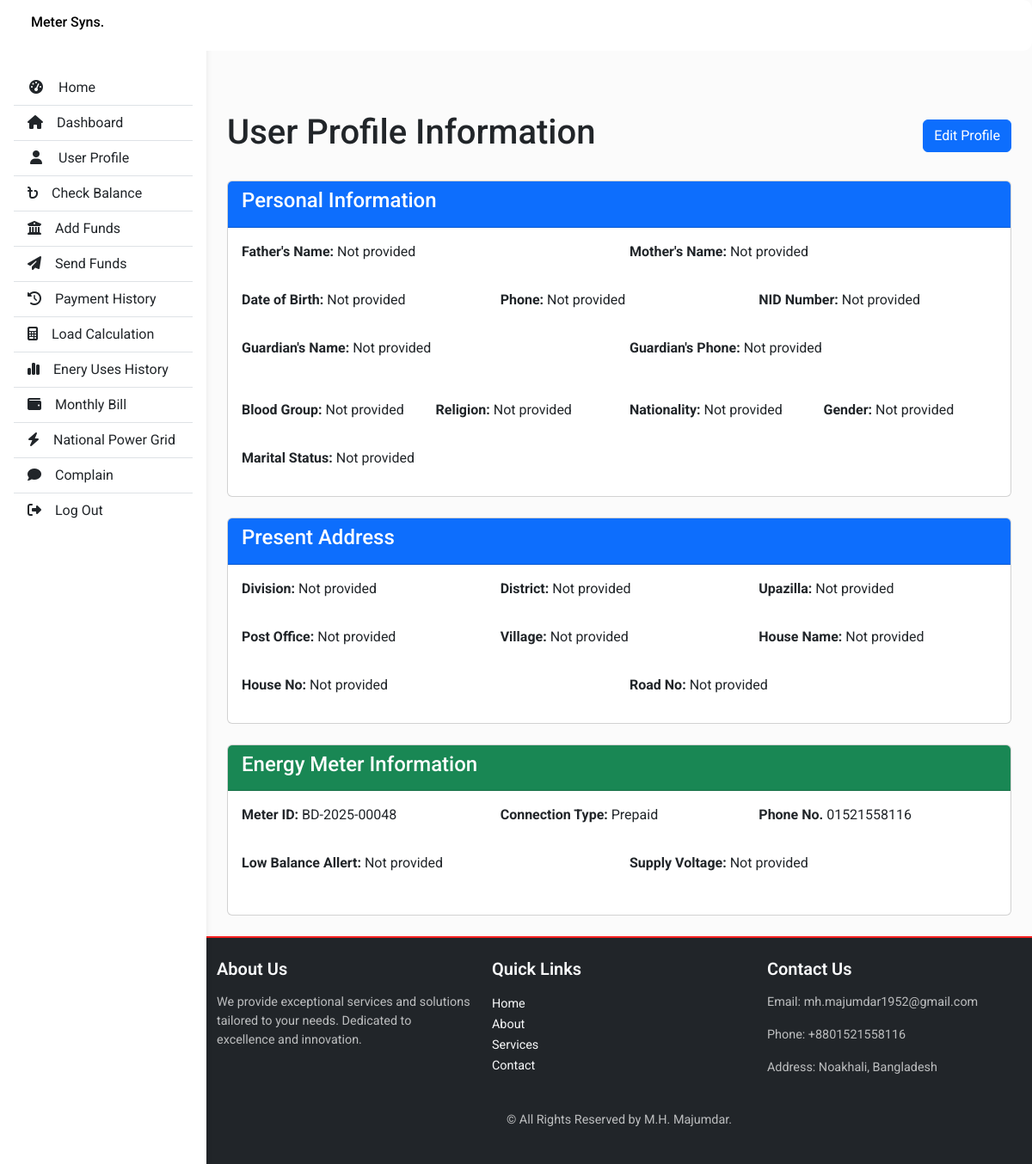
/view_profile (signed in), run on the app's committed database.
### website/models.py (models this page shows)
class Profile(db.Model):
    id = db.Column(db.Integer, primary_key=True)
    user_id = db.Column(db.Integer, db.ForeignKey('user.id'), nullable=False)
    fathers_name = db.Column(db.String(150))
    mothers_name = db.Column(db.String(150))
    date_of_birth = db.Column(db.String(20))
    phone = db.Column(db.String(20))
    guardians_name = db.Column(db.String(150))
    guardians_phone = db.Column(db.String(20))
    hall_for_residence = db.Column(db.String(150))
    hall_for_roll = db.Column(db.String(150))
    blood_group = db.Column(db.String(10))
    religion = db.Column(db.String(50))
    nationality = db.Column(db.String(50))
    nid_number = db.Column(db.String(20))
    gender = db.Column(db.String(20))
    marital_status = db.Column(db.String(20))
    present_division = db.Column(db.String(100))
    present_district = db.Column(db.String(100))
    present_upazilla = db.Column(db.String(100))
    present_post_office = db.Column(db.String(100))
    present_village = db.Column(db.String(100))
    present_house_name = db.Column(db.String(100))
    present_house_no = db.Column(db.String(30))
    present_road_no = db.Column(db.String(30))
    permanent_division = db.Column(db.String(100))
    permanent_district = db.Column(db.String(100))
    permanent_upazilla = db.Column(db.String(100))
    permanent_post_office = db.Column(db.String(100))
    permanent_village = db.Column(db.String(100))
    permanent_house_name = db.Column(db.String(100))
    permanent_house_no = db.Column(db.String(30))
    permanent_road_no = db.Column(db.String(30))
    academic_level = db.Column(db.String(50))
    faculty = db.Column(db.String(150))
    department = db.Column(db.String(150))
    session = db.Column(db.String(20))
    year_term = db.Column(db.String(30))
    student_id = db.Column(db.String(20))
    meter_id = db.Column(db.String(100))
    connection_type = db.Column(db.String(50))
    phone_no = db.Column(db.String(100))
    installation_date = db.Column(db.String(20))  # Can use db.Date if you process it
    supply_voltage = db.Column(db.String(50))
    updated_at = db.Column(db.DateTime(timezone=True), default=func.now(), onupdate=func.now())

### website/views.py (the view)
@views.route("/view_profile")
@login_required
def view_profile():
    profile = Profile.query.filter_by(user_id=current_user.id).first()
    if not profile:
        profile = Profile(user_id=current_user.id)
        db.session.add(profile)
        db.session.commit()
        flash("Please complete your profile information.", "info")
        return redirect(url_for("views.edit_profile"))
    return render_template("profile_info.html", user=current_user, profile=profile)

### website/__init__.py (called while the page is built)
def create_app():
    app = Flask(__name__)
    app.config['SECRET_KEY'] = "helloworld"
    app.config['SQLALCHEMY_DATABASE_URI'] = f'sqlite:///{DB_NAME}'
    db.init_app(app)
    with app.app_context():
        start_scheduler(app, db)
    from .models import User
    from .views import views
    from .auth import auth
    app.register_blueprint(views, url_prefix="/")
    app.register_blueprint(auth, url_prefix="/")
    with app.app_context():
        db.create_all()
        print("Database created!")
    login_manager = LoginManager()
    login_manager.login_view = "auth.login"
    login_manager.init_app(app)
    @login_manager.user_loader
    def load_user(id):
        return User.query.get(int(id))
    return app

### website/Templates/profile_info.html (shortened to what this page needs)
{% extends "base.html" %} {% block title %}User Profile{% endblock %} {% block
content %}
<div class="container mt-4">
  <div class="d-flex justify-content-between align-items-center mb-4">
    <h1>User Profile Information</h1>
    <a href="{{ url_for('views.edit_profile') }}" class="btn btn-primary"
      >Edit Profile</a
    >
  </div>
  <div class="card mb-4">
    <div class="card-header bg-primary text-white">
      <h4>Personal Information</h4>
    </div>
    <div class="card-body">
      <div class="row mb-3">
        <div class="col-md-6">
          <p>
            <strong>Father's Name:</strong> {{ profile.fathers_name or 'Not
            provided' }}
          </p>
        </div>
        <div class="col-md-6">
          <p>
            <strong>Mother's Name:</strong> {{ profile.mothers_name or 'Not
            provided' }}
          </p>
        </div>
      </div>
      <div class="row mb-3">
        <div class="col-md-4">
          <p>
            <strong>Date of Birth:</strong> {{ profile.date_of_birth or 'Not
            provided' }}
          </p>
        </div>
        <div class="col-md-4">
          <p><strong>Phone:</strong> {{ profile.phone or 'Not provided' }}</p>
        </div>
        <div class="col-md-4">
          <p>
            <strong>NID Number:</strong> {{ profile.nid_number or 'Not provided'
            }}
          </p>
        </div>
      </div>
      <div class="row mb-3">
        <div class="col-md-6">
          <p>
            <strong>Guardian's Name:</strong> {{ profile.guardians_name or 'Not
            provided' }}
          </p>
        </div>
        <div class="col-md-6">
          <p>
            <strong>Guardian's Phone:</strong> {{ profile.guardians_phone or
            'Not provided' }}
          </p>
        </div>
      </div>
      <div class="row mb-3">
        <div class="col-md-3">
          <p>
            <strong>Blood Group:</strong> {{ profile.blood_group or 'Not
            provided' }}
          </p>
        </div>
        <div class="col-md-3">
          <p>
            <strong>Religion:</strong> {{ profile.religion or 'Not provided' }}
          </p>
        </div>
        <div class="col-md-3">
          <p>
            <strong>Nationality:</strong> {{ profile.nationality or 'Not
            provided' }}
          </p>
        </div>
        <div class="col-md-3">
          <p><strong>Gender:</strong> {{ profile.gender or 'Not provided' }}</p>
        </div>
      </div>
      <div class="row">
        <div class="col-md-4">
          <p>
            <strong>Marital Status:</strong> {{ profile.marital_status or 'Not
            provided' }}
          </p>
        </div>
      </div>
    </div>
  </div>
  <div class="card mb-4">
    <div class="card-header bg-primary text-white">
      <h4>Present Address</h4>
    </div>
    <div class="card-body">
      <div class="row mb-3">
        <div class="col-md-4">
          <p>
            <strong>Division:</strong> {{ profile.present_division or 'Not
            provided' }}
          </p>
        </div>
        <div class="col-md-4">
          <p>
            <strong>District:</strong> {{ profile.present_district or 'Not
            provided' }}
          </p>
        </div>
        <div class="col-md-4">
          <p>
            <strong>Upazilla:</strong> {{ profile.present_upazilla or 'Not
            provided' }}
          </p>
        </div>
      </div>
      <div class="row mb-3">
        <div class="col-md-4">
          <p>
            <strong>Post Office:</strong> {{ profile.present_post_office or 'Not
            provided' }}
          </p>
        </div>
        <div class="col-md-4">
          <p>
            <strong>Village:</strong> {{ profile.present_village or 'Not
            provided' }}
          </p>
        </div>
        <div class="col-md-4">
          <p>
            <strong>House Name:</strong> {{ profile.present_house_name or 'Not
            provided' }}
          </p>
        </div>
      </div>
      <div class="row">
        <div class="col-md-6">
          <p>
            <strong>House No:</strong> {{ profile.present_house_no or 'Not
            provided' }}
          </p>
        </div>
        <div class="col-md-6">
          <p>
            <strong>Road No:</strong> {{ profile.present_road_no or 'Not
            provided' }}
          </p>
        </div>
      </div>
    </div>
  </div>
    <div class="card mb-4">
      <div class="card-header bg-success text-white">
        <h4>Energy Meter Information</h4>
      </div>
      <div class="card-body">
        <div class="row mb-3">
          <div class="col-md-4">
            <p>
              <strong>Meter ID:</strong> {{ profile.meter_id or 'Not provided'
              }}
            </p>
          </div>
          <div class="col-md-4">
            <p>
              <strong>Connection Type:</strong> {{ profile.connection_type or
              'Not provided' }}
            </p>
          </div>
          <div class="col-md-4">
            <p>
              <strong>Phone No.</strong> {{ profile.phone_no or 'Not provided'
              }}
            </p>
          </div>
        </div>
        <div class="row mb-3">
          <div class="col-md-6">
            <p>
              <strong>Low Balance Allert:</strong> {{ profile.installation_date
              or 'Not provided' }}
            </p>
          </div>
          <div class="col-md-6">
            <p>
              <strong>Supply Voltage:</strong> {{ profile.supply_voltage or 'Not
              provided' }}
            </p>
          </div>
        </div>
      </div>
    </div>
  </div>
</div>
{% endblock %}

### website/static/base.css (style rules this page uses)
body { font-family: 'Roboto', sans-serif; }
body { background-color: #fbfbfb; }

### data on the page
Profile: fathers_name "Not provided", mothers_name "Not provided", date_of_birth "Not provided", phone "Not provided", nid_number "Not provided", guardians_name "Not provided", guardians_phone "Not provided", blood_group "Not provided", religion "Not provided", nationality "Not provided", gender "Not provided", marital_status "Not provided", present_division "Not provided", present_district "Not provided", present_upazilla "Not provided", present_post_office "Not provided", present_village "Not provided", present_house_name "Not provided", present_house_no "Not provided", present_road_no "Not provided", meter "BD-2025-00048", connection_type "Prepaid", phone_no "01521558116", installation_date "Not provided", supply_voltage "Not provided"
